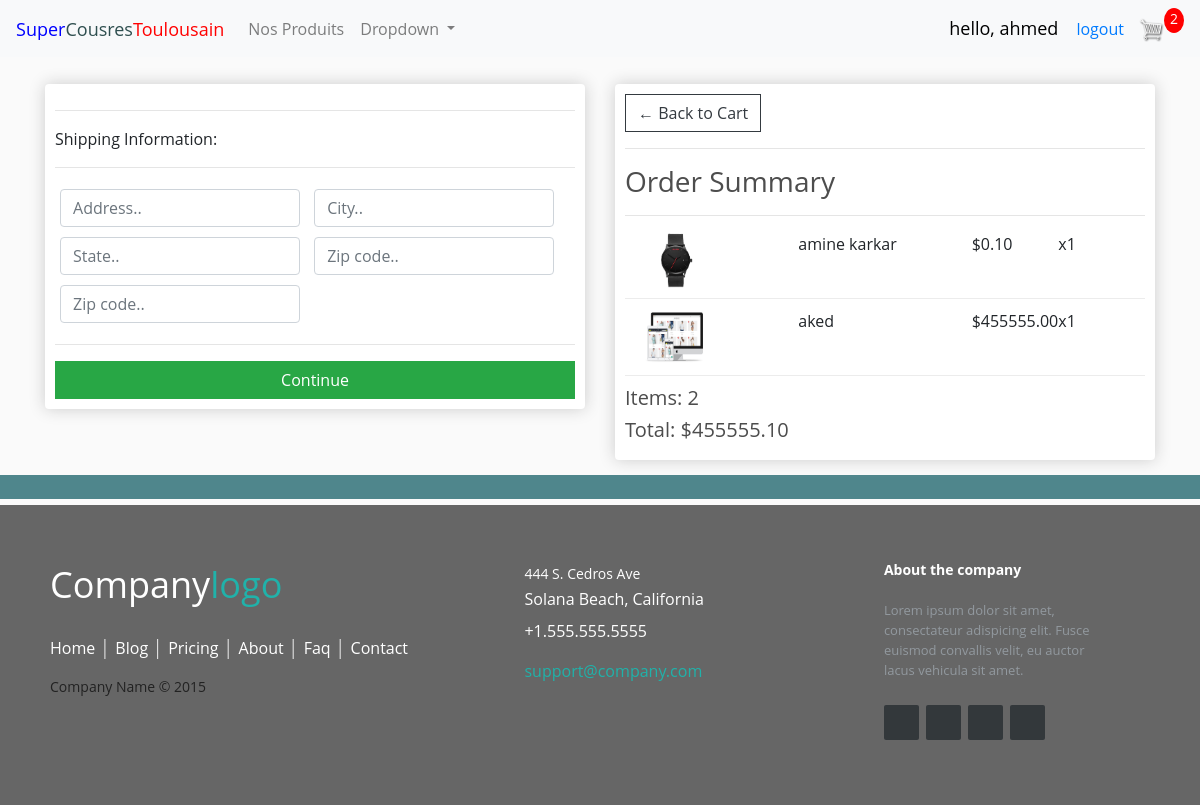
Screenshot of /checkout/ (signed in) with the database file from the repository.
### store/models.py (models this page shows, shortened)
class OrderItem(models.Model):
	product = models.ForeignKey(Product, on_delete=models.SET_NULL, null=True)
	order = models.ForeignKey(Order, on_delete=models.SET_NULL, null=True)
	quantity = models.IntegerField(default=0, null=True, blank=True)
	date_added = models.DateTimeField(auto_now_add=True)
	@property
	def get_total(self):
		total = self.product.price * self.quantity
		return (total)

class Product(models.Model):
    name = models.CharField(max_length=200)
    id_p = models.FloatField()
    price = models.FloatField()
    digital = models.BooleanField(default=False,null=True, blank=True)
    image = models.ImageField(null=True, blank=True)
    @property
    def imageURL(self):
    	try:
    		url = self.image.url
    	except:
    		url = ''
    	return url

class Order(models.Model):
	customer = models.ForeignKey(Customer, on_delete=models.SET_NULL, null=True, blank=True)
	date_ordered = models.DateTimeField(auto_now_add=True)
	complete = models.BooleanField(default=False)
	transaction_id = models.CharField(max_length=100, null=True)
	@property
	def shipping(self):
		shipping = False
		orderitems = self.orderitem_set.all()
		for i in orderitems:
			if i.product.digital == False :
				shipping = True
		return shipping
	@property
	def get_cart_total(self):
		orderitems = self.orderitem_set.all()
		total = sum([item.get_total for item in orderitems])
		return (total)
	@property
	def get_cart_items(self):
		orderitems = self.orderitem_set.all()
		total = sum([item.quantity for item in orderitems])
		return (total)

### store/views.py (the view)
# urls.py: path('checkout/', views.checkout, name="checkout"),
def checkout(request):
	data = cartData(request)
	cartItems = data['cartItems']
	order = data['order']
	items = data['items']
	context = {'items':items, 'order':order, 'cartItems':cartItems}
	return render(request, 'store/checkout.html', context)

### store/utils.py (called while the page is built)
def cartData(request):
	if request.user.is_authenticated:
		customer = request.user.customer
		order, created = Order.objects.get_or_create(customer=customer, complete=False)
		items = order.orderitem_set.all()
		cartItems = order.get_cart_items
	else:
		cookieData = cookieCart(request)
		cartItems = cookieData['cartItems']
		order = cookieData['order']
		items = cookieData['items']
	return {'cartItems':cartItems ,'order':order, 'items':items}

### store/templates/store/checkout.html (shortened to what this page needs)
{% extends 'store/main.html' %}
{% load static %}
{% block content %}
     <div class="row">
		<div class="col-lg-6">
			<div class="box-element" id="form-wrapper">
				<form id="form">
					<div id="shipping-info">
						<hr>
						<p>Shipping Information:</p>
						<hr>
						<div class="form-field">
							<input class="form-control" type="text" name="address" placeholder="Address..">
						</div>
						<div class="form-field">
							<input class="form-control" type="text" name="city" placeholder="City..">
						</div>
						<div class="form-field">
							<input class="form-control" type="text" name="state" placeholder="State..">
						</div>
						<div class="form-field">
							<input class="form-control" type="text" name="zipcode" placeholder="Zip code..">
						</div>
						<div class="form-field">
							<input class="form-control" type="text" name="country" placeholder="Zip code..">
						</div>
					</div>
					<hr>
					<input id="form-button" class="btn btn-success btn-block" type="submit" value="Continue">
				</form>
			</div>
			<br>
		</div>
		<div class="col-lg-6">
			<div class="box-element">
				<a  class="btn btn-outline-dark" href="{% url 'cart' %}">&#x2190; Back to Cart</a>
				<hr>
				<h3>Order Summary</h3>
				<hr>
				{% for item in items %}
				<div class="cart-row">
					<div style="flex:2"><img class="row-image" src="{{item.product.imageURL}}"></div>
					<div style="flex:2"><p>{{item.product.name}}</p></div>
					<div style="flex:1"><p>${{item.product.price|floatformat:2}}</p></div>
					<div style="flex:1"><p>x{{item.quantity}}</p></div>
				</div>
				{% endfor %}
				<h5>Items:   {{order.get_cart_items}}</h5>
				<h5>Total:   ${{order.get_cart_total|floatformat:2}}</h5>
			</div>
		</div>
	</div>
{% endblock content %}

### store/templates/store/main.html (shortened to what this page needs)
<!DOCTYPE html>
{% load static %}
<html>
<head  >
	<link rel="stylesheet" href="https://stackpath.bootstrapcdn.com/bootstrap/4.4.1/css/bootstrap.min.css">
	<link rel="stylesheet" type="text/css" href="{% static 'css/main.css' %}">
</head>
<body>
	<nav class="navbar navbar-expand-lg navbar-light bg-light fixed-top">
	  <a class="navbar-brand" href="{% url 'store' %}"><span class="tittle">Super</span><span class="tittle1">Cousres</span><span class="tittle2">Toulousain</span></a>
<div class="collapse navbar-collapse" id="navbarSupportedContent">
	<ul class="navbar-nav mr-auto">
		<li class="nav-item active">
			<form class="form-inline my-2 my-lg-0">
				<a class="nav-link" href="{% url 'store' %}">Nos Produits<span class="sr-only">(current)</span></a>
			</form>
		</li>
		<li class="nav-item dropdown">
			<a class="nav-link dropdown-toggle" href="#" id="navbarDropdown" role="button" data-toggle="dropdown" aria-haspopup="true" aria-expanded="false">
			Dropdown
			</a>
		</li>
	</ul>
		<div class="form-inline my-2 my-lg-0">
			{% if not request.user.is_authenticated %}
				<a href="{% url 'loginpage' %}"class="btn btn-warning">Login</a>
			{% else %}
				<span id="hello_msg">hello, {{request.user}}</span>
				<span><a href="{% url 'logout'%}">logout</a></span>
			{% endif %}
			<a href="{% url 'cart' %}">
			<img  id="cart-icon" src="{% static 'images/cart.png' %}">
			</a>
			<p id="cart-total">{{cartItems}}</p>
		</div>
</div>
	</nav>
     <div class="container">
            <br>
            {% block content %}
            {% endblock content %}
    </div>
<section id="aaa"></section>
<footer class="footer-distributed">
			<div class="footer-left">
				<h3>Company<span>logo</span></h3>
				<p class="footer-links">
					<a href="#" class="link-1">Home</a>
					<a href="#">Blog</a>
					<a href="#">Pricing</a>
					<a href="#">About</a>
					<a href="#">Faq</a>
					<a href="#">Contact</a>
				</p>
				<p class="footer-company-name">Company Name © 2015</p>
			</div>
			<div class="footer-center">
				<div>
					<p><span>444 S. Cedros Ave</span> Solana Beach, California</p>
				</div>
				<div>
					<p>+1.555.555.5555</p>
				</div>
				<div>
					<p><a href="mailto:support@company.com">support@company.com</a></p>
				</div>
			</div>
			<div class="footer-right">
				<p class="footer-company-about">
					<span>About the company</span>
					Lorem ipsum dolor sit amet, consectateur adispicing elit. Fusce euismod convallis velit, eu auctor lacus vehicula sit amet.
				</p>
				<div class="footer-icons">
					<a href="#"></a>
					<a href="#"></a>
					<a href="#"></a>
					<a href="#"></a>
				</div>
			</div>
		</footer>
</body>
</html>

### static/css/main.css (style rules this page uses)
body { background-color: hsl(0, 0%, 98%); }
h1,h2,h3,h4,h5,h6 { color:hsl(0, 0%, 30%); }
.tittle { color: blue; font-size: large; }
.tittle1 { color: DARKSLATEGRAY; font-size: large; }
.tittle2 { color: red; font-size: large; }
.box-element { box-shadow:hsl(0, 0%, 80%) 0 0 16px; background-color: #fff; border-radius: 4px; padding: 10px; margin-top: 30px; }
#cart-icon { width:25px; display: inline-block; margin-left: 15px; }
#cart-total { display: block; text-align: center; color:#fff; background-color: red; width: 20px; height: 25px; border-radius: 50%; font-size: 14px; }
.col-lg-4, .col-lg-6, .col-lg-8, .col-lg-12 { margin-top: 30px; }
.btn { border-radius: 0; }
.row-image { width: 100px; }
.form-field { width:250px; display: inline-block; padding: 5px; }
.cart-row { display: flex; align-items: flex-stretch; padding-bottom: 10px; margin-bottom: 10px; border-bottom: 1px solid #ececec; }
* { box-sizing: border-box; }
.container { position: relative; }
.row:after { content: ""; display: table; clear: both; }
.active, .demo:hover { opacity: 1; }
#hello_msg { font-size: 18px ; color:black; margin-right: 18px; margin-left: : 10px; }
* { font-family: Open Sans; }
#aaa { width: 100%; display: inline-block; background: #4f868c!important; height: 3vh; text-align: center; font-size: 22px; font-weight: 700; text-decoration: underline; margin-top: 15px }
.footer-distributed { background: #666; box-shadow: 0 1px 1px 0 rgba(0, 0, 0, 0.12); box-sizing: border-box; width: 100%; text-align: left; font: bold 16px sans-serif; padding: 55px 50px; }
.footer-distributed .footer-left, .footer-distributed .footer-center, .footer-distributed .footer-right { display: inline-block; vertical-align: top; }
.footer-distributed .footer-left { width: 40%; }
.footer-distributed h3 { color: #ffffff; font: normal 36px 'Open Sans', cursive; margin: 0; }
.footer-distributed h3 span { color: lightseagreen; }
.footer-distributed .footer-links { color: #ffffff; margin: 20px 0 12px; padding: 0; }
.footer-distributed .footer-links a { display:inline-block; line-height: 1.8; font-weight:400; text-decoration: none; color: inherit; }
.footer-distributed .footer-company-name { color: #222; font-size: 14px; font-weight: normal; margin: 0; }
.footer-distributed .footer-center { width: 35%; }
.footer-distributed .footer-center p { display: inline-block; color: #ffffff; font-weight:400; vertical-align: middle; margin:0; }
.footer-distributed .footer-center p span { display:block; font-weight: normal; font-size:14px; line-height:2; }
.footer-distributed .footer-center p a { color: lightseagreen; text-decoration: none;; }
.footer-distributed .footer-links a:before { content: "|"; font-weight:300; font-size: 20px; left: 0; color: #fff; display: inline-block; padding-right: 5px; }
.footer-distributed .footer-links .link-1:before { content: none; }
.footer-distributed .footer-right { width: 20%; }
.footer-distributed .footer-company-about { line-height: 20px; color: #92999f; font-size: 13px; font-weight: normal; margin: 0; }
.footer-distributed .footer-company-about span { display: block; color: #ffffff; font-size: 14px; font-weight: bold; margin-bottom: 20px; }
.footer-distributed .footer-icons { margin-top: 25px; }
.footer-distributed .footer-icons a { display: inline-block; width: 35px; height: 35px; cursor: pointer; background-color: #33383b; border-radius: 2px; font-size: 20px; color: #ffffff; text-align: center; line-height: 35px; margin-right: 3px; margin-bottom: 5px; }

### rows the page displays
OrderItem: product.imageURL (picture), product.name "amine karkar", product.price "0.10", quantity "1"
OrderItem: product.imageURL (picture), product.name "aked", product.price "455555.00", quantity "1"
Order: get_cart_items "2", get_cart_total "455555.10"

### other values shown
{{ request.user }} "ahmed"
{{ cartItems }} "2"
